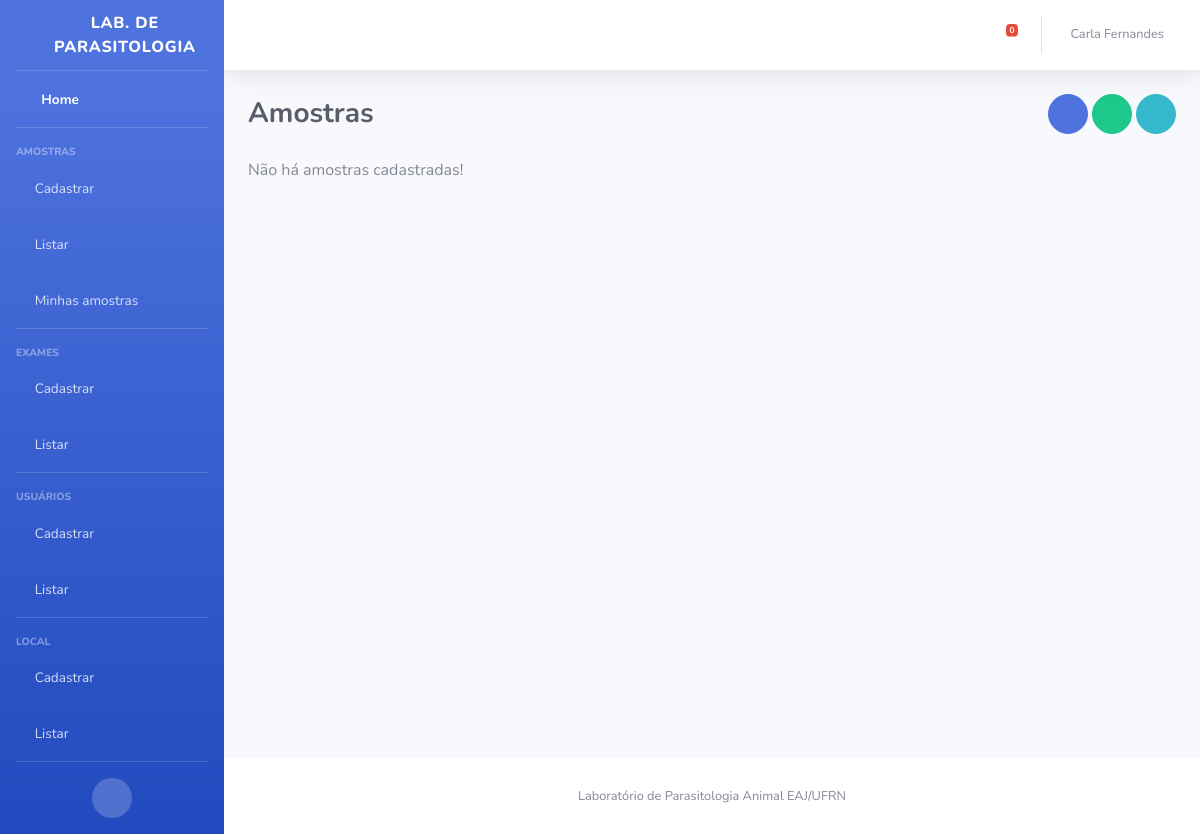
Before: /listar/ (signed in) with the older database file.
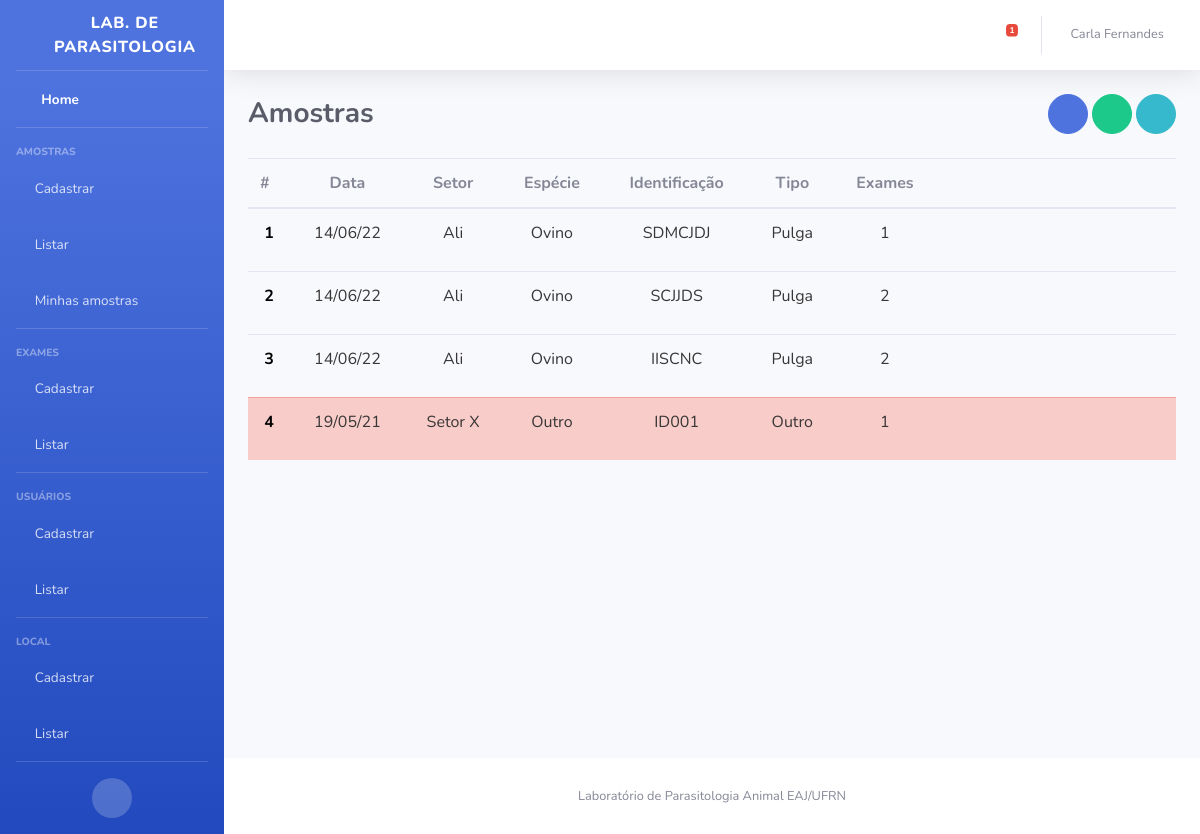
After: the same page with the newer database file.
### Amostra/models.py (models this page shows, shortened)
class Amostra(models.Model):
    identificacao = models.CharField(max_length=10)
    origem = models.CharField(max_length=200)
    responsavel = models.ForeignKey(User, on_delete=models.CASCADE, null = True, related_name='amostras')
    localidade = models.ForeignKey(Local, on_delete=models.CASCADE, null = True, related_name='local')
    setor = models.CharField(max_length=200)
    data_coleta = models.DateField(default=date.today)
    tipo_amostra = models.CharField(max_length=2, choices=TIPOS_AMOSTRA, default='OU')
    especie_animal = models.CharField(max_length=2, choices=ESPECIES_ANIMAIS,default='OU')
    sexo_animal = models.CharField(max_length=1, choices=SEXO, default='I')
    status = models.BooleanField(default=True)
    exames = models.ManyToManyField(Exame, through='RealizacaoExame')
    created_at = models.DateField(default=date.today, null=True, blank=True)
    class Meta:
        ordering = ['-data_coleta','-id']

### Amostra/views.py (the view)
# urls.py: path('listar/', views.listar, name='listar'),
@login_required
def listar(request):
    amostras = Amostra.objects.filter(status = True)
    quinze = date.today() - timedelta(days=15)
    dez = date.today() - timedelta(days=10)
    lista_exames = Exame.objects.filter(status=True)
    context = {'lista_amostras': amostras, 'titulo': "Amostras", 'amostrasUsuario': False,
               'finalizadas': False, 'paginaRetorno': 'Amostra:listar','quinze':quinze,'dez':dez,
               'lista_exames': lista_exames}
    return render(request, 'Amostra/listar.html', context)

### Amostra/context_processors.py (called while the page is built)
def amostras_pendentes(request):
    if (request.user.is_authenticated):
        amostras = Amostra.objects.filter(
            responsavel=request.user, status=True,
            data_coleta__lte = date.today()- timedelta(days=10))
    else:
        amostras = Amostra.objects.filter(
            status=True,
            data_coleta__lte = date.today()- timedelta(days=10))
    return {
        'amostras_pendentes_count': amostras.count(),
        'amostras_pendentes': amostras.order_by('data_coleta')
    }

### Local/models.py (called while the page is built)
    def __str__(self):
        return self.nome

### Usuario/models.py (called while the page is built)
    def __str__(self):
        return "{} {}".format(self.first_name, self.last_name)

### templates/Amostra/listar.html (shortened to what this page needs)
{% extends "base.html" %}
{% block arquivos_js_css %}
{% load static %}
{% endblock %}
{% block titulo %}
{{titulo}}
{% endblock %}
{% block titulo_lateral %}
{% if not finalizadas %}
<a href="{% url 'amostra:cadastrar' %}" class="btn btn-primary btn-circle" title="Cadastrar Amostras" >
    <i class="fas fa-vial"></i>
  </a>
  <a href="" class="btn btn-success btn-circle" title="Registrar Exames" id="dropdownMenuButton" data-toggle="dropdown" aria-haspopup="true" aria-expanded="false">
    <i class="fas fa-microscope"></i>
  </a>
<a href="{% url 'amostra:listar_finalizadas'%}" class="btn btn-info btn-circle" title="Amostras Finalizadas">
    <i class="fas fa-lock"></i>
  </a>
{% endif %}
{% endblock %}
{% block content %}
	{% if lista_amostras %}
    <div class="table-responsive">
        <table class="table" id="dataTable" width="100%" cellspacing="0">
          <thead >
            <th scope="col">#</th>
            <th><center>Data</center></th>
            <th><center>Setor</center></th>
            <th><center>Espécie</center></th>
            <th><center>Identificação</center></th>
            <th><center>Tipo</center></th>
            <th><center>Exames</center></th>
            <th></th>
          </thead>
            <tbody>
          {% for amostra in lista_amostras %}
                  {% if amostra.data_coleta <= dez and amostra.data_coleta > quinze %}
                  <tr class="table-warning">
                  {% elif amostra.data_coleta <= quinze %}
                  <tr class="table-danger">
                  {% else %}
                  <tr>
                  {% endif %}
                  <th scope="row"><font color="black"> <center>{{ forloop.counter }}</center></font></th>
                  <td><font color=#383636><center>{{ amostra.data_coleta|date:"d/m/y" }}</center></font></td>
                  <td><font color=#383636><center>{{ amostra.setor }}</center></font></td>
                  <td><font color=#383636><center>{{ amostra.get_especie_animal_display }}</center></font></td>
                  <td><font color=#383636><center>{{ amostra.identificacao }}</center></font></td>
                  <td><font color=#383636><center>{{ amostra.get_tipo_amostra_display }}</center></font></td>
                  <td><font color=#383636><center>
                    {% if amostra.exames.count == 0 %}
                      <strong>{{ amostra.exames.count }}</strong>
                    {% else %}
                        {{ amostra.exames.count }}
                    {% endif %}
                    </center></font></td>
                  <td>
                      <a href="{% url 'amostra:detalhes' pk=amostra.pk %}" class="btn btn-primary-outline" data-toggle="tooltip" title="Detalhes">
                        <i class="fa fa-search" aria-hidden="true" style="color:#1cc88a"></i>
                      </a>
                      {% if not finalizadas  %}
                          {% if user.is_superuser or amostrasUsuario or amostra.responsavel.pk == user.pk %}
                                <a href="{% url 'amostra:editar' pk=amostra.pk %}?next={{ request.path }}" class="btn btn-warning-outline"
                                        data-toggle="tooltip" title="Editar">
                                    <i class="fas fa-pencil-alt" style="color:#4e73df"></i>
                                </a>
                                <a href="" class="btn btn-danger-outline" data-toggle="modal" data-target="#fm-modal-grid-{{amostra.pk}}"
                                        data-tt="tooltip" title="Deletar">
                                    <i class="fa fa-trash" aria-hidden="true" style="color:#e74a3b"></i>
                                </a>
                                <a href="" class="btn btn-danger-outline" data-toggle="modal" data-target="#mudar-status-{{amostra.pk}}"
                                    data-tt="tooltip" title="Finalizar amostra">
                                    <i class="fas fa-check" aria-hidden="true" style="color:#36b9cc"></i>
                                </a>
                        {% endif %}
                      {% endif %}
                  </td>
              </tr>
          {% endfor %}
          </tbody>
        </table>
    </div>
      {% else %}
        <p>Não há amostras cadastradas!</p>
      {% endif %}
{% endblock %}

### templates/base.html (shortened to what this page needs)
<!DOCTYPE html>
<html lang="en">
{% load static %}
<head>
  <link href="{% static 'vendor/fontawesome-free/css/all.min.css' %}" rel="stylesheet" type="text/css">
  <link rel="stylesheet" type="text/css" href="{% static 'css/sb-admin-2.css' %}" />
  <link href="{% static 'vendor/datatables/dataTables.bootstrap4.min.css' %}" rel="stylesheet">
</head>
<body id="page-top">
  <div id="wrapper">
     {% if user.is_authenticated %}
    <ul class="navbar-nav bg-gradient-primary sidebar sidebar-dark accordion" id="accordionSidebar">
      <a class="sidebar-brand d-flex align-items-center justify-content-center" href="{% url 'home:home' %}">
        <div class="sidebar-brand-icon rotate-n-15">
          <i class="fas fa-microscope"></i>
        </div>
        <div class="sidebar-brand-text mx-3">Lab. de Parasitologia</div>
      </a>
      <hr class="sidebar-divider my-0">
      <li class="nav-item active">
        <a class="nav-link" href="{% url 'amostra:home' %}">
          <i class="fas fa-fw fa-tachometer-alt"></i>
          <span>Home</span></a>
      </li>
      <hr class="sidebar-divider">
      <div class="sidebar-heading">
        Amostras
      </div>
      <li class="nav-item">
        <a class="nav-link collapsed" href="{% url 'amostra:cadastrar' %}">
          <i class="fas fa-plus"></i>
          <span>Cadastrar</span>
        </a>
      </li>
      <li class="nav-item">
        <a class="nav-link collapsed" href="{% url 'amostra:listar' %}">
          <i class="fas fa-vials"></i>
          <span>Listar</span>
        </a>
      </li>
      <li class="nav-item">
        <a class="nav-link collapsed" href="{% url 'amostra:listar_amostras_usuario' pk=user.pk %}">
          <i class="fas fa-vial"></i>
          <span>Minhas amostras</span>
        </a>
      </li>
      <hr class="sidebar-divider">
      {% if user.is_superuser %}
      <div class="sidebar-heading">
        Exames
      </div>
      <li class="nav-item">
        <a class="nav-link collapsed" href="{% url 'exame:cadastrar' %}">
          <i class="fas fa-plus"></i>
          <span>Cadastrar</span>
        </a>
      </li>
      <li class="nav-item">
        <a class="nav-link collapsed" href="{% url 'exame:listar' %}">
          <i class="fas fa-clipboard-list"></i>
          <span>Listar</span>
        </a>
      </li>
       <hr class="sidebar-divider">
       <div class="sidebar-heading">
        Usuários
      </div>
      <li class="nav-item">
        <a class="nav-link collapsed" href="{% url 'usuario:cadastrar' %}">
          <i class="fas fa-plus"></i>
          <span>Cadastrar</span>
        </a>
      </li>
      <li class="nav-item">
        <a class="nav-link collapsed" href="{% url 'usuario:listar' %}">
          <i class="fas fa-users"></i>
          <span>Listar</span>
        </a>
      </li>
       <hr class="sidebar-divider">
      <div class="sidebar-heading">
        Local
      </div>
      <li class="nav-item">
        <a class="nav-link collapsed" href="{% url 'local:cadastrar' %}">
          <i class="fas fa-plus"></i>
          <span>Cadastrar</span>
        </a>
      </li>
      <li class="nav-item">
        <a class="nav-link collapsed" href="{% url 'local:listarLocal' %}">
          <i class="fa fa-clipboard-list"></i>
          <span>Listar</span>
        </a>
      </li>
      <hr class="sidebar-divider d-none d-md-block">
      {% endif %}
      <div class="text-center d-none d-md-inline">
        <button class="rounded-circle border-0" id="sidebarToggle"></button>
      </div>
    </ul>
    <div id="content-wrapper" class="d-flex flex-column">
      <div id="content">
        <nav class="navbar navbar-expand navbar-light bg-white topbar mb-4 static-top shadow">
          <ul class="navbar-nav ml-auto">
            <li class="nav-item dropdown no-arrow mx-1">
              <a class="nav-link dropdown-toggle" href="#" id="alertsDropdown" role="button" data-toggle="dropdown" aria-haspopup="true" aria-expanded="false">
                <i class="fas fa-bell fa-fw"></i>
                <span class="badge badge-danger badge-counter">{{ amostras_pendentes_count }}</span>
              </a>
            </li>
            <li class="nav-item dropdown no-arrow">
              <a class="nav-link dropdown-toggle" href="#" id="userDropdown" role="button" data-toggle="dropdown" aria-haspopup="true" aria-expanded="false">
                <span class="mr-2 d-none d-lg-inline text-gray-600 small">{{user.first_name}} {{user.last_name}}</span>
              </a>
            </li>
          </ul>
        </nav>
        {% endif %}
        <div class="container-fluid">
          <div class="d-sm-flex align-items-center justify-content-between mb-4">
            <h1 class="h3 mb-0 text-gray-800">
              <strong>
              {% block titulo %}
              {% endblock %}
              </strong>
            </h1>
            <div>
              {% block titulo_lateral %}
              {% endblock %}
            </div>
          </div>
          {% block content %}{% endblock %}
        </div>
      </div>
      <footer class="sticky-footer bg-white">
        <div class="container my-auto">
          <div class="copyright text-center my-auto">
            <span> Laboratório de Parasitologia Animal EAJ/UFRN</span>
          </div>
        </div>
      </footer>
    </div>
  </div>
</body>
</html>

Changed rows visible on the page:
added Amostra: data_coleta "14/06/22", setor "Ali", especie_animal "Ovino", identificacao "SDMCJDJ", tipo_amostra "Pulga", exames.count "1"
added Amostra: data_coleta "14/06/22", setor "Ali", especie_animal "Ovino", identificacao "SCJJDS", tipo_amostra "Pulga", exames.count "2"
added Amostra: data_coleta "14/06/22", setor "Ali", especie_animal "Ovino", identificacao "IISCNC", tipo_amostra "Pulga", exames.count "2"
added Amostra: data_coleta "19/05/21", setor "Setor X", especie_animal "Outro", identificacao "ID001", tipo_amostra "Outro", exames.count "1"
Other visible differences:
{{ amostras_pendentes_count }}: "0" → "1"
text no longer shown: "Não há amostras cadastradas!"
text now shown: "# Data Setor Espécie Identificação Tipo Exames"
